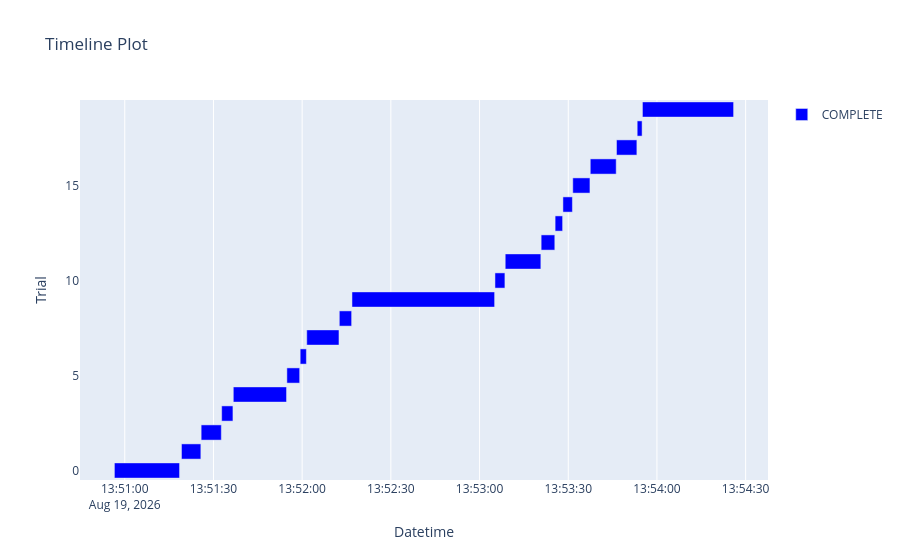

Notebook code cell kept with this figure:
### Code cell
fig = optuna.visualization.plot_timeline(study_2)
fig.write_image("hp_assets/random_search_timeline.png")
fig.show()

### Figure 1 — Plotly figure (JSON) as saved in the notebook; plotly's stock layout.template omitted (floating-point values rounded to 4 significant figures)
{"data": [{"base": ["2026-08-19T13:50:56.497281", "2026-08-19T13:51:19.185288", "2026-08-19T13:51:25.839255", "2026-08-19T13:51:32.775703", "2026-08-19T13:51:36.712563", "2026-08-19T13:51:54.831174", "2026-08-19T13:51:59.330739", "2026-08-19T13:52:01.549729", "2026-08-19T13:52:12.566750", "2026-08-19T13:52:16.850982", "2026-08-19T13:53:05.211732", "2026-08-19T13:53:08.682521", "2026-08-19T13:53:20.834382", "2026-08-19T13:53:25.558430", "2026-08-19T13:53:28.197822", "2026-08-19T13:53:31.528079", "2026-08-19T13:53:37.447974", "2026-08-19T13:53:46.315983", "2026-08-19T13:53:53.315021", "2026-08-19T13:53:55.087746"], "hovertemplate": "%{text}<extra>COMPLETE</extra>", "marker": {"color": "blue"}, "name": "COMPLETE", "orientation": "h", "text": ["{<br>  \"number\": 0,<br>  \"values\": [<br>    2577064.269558633<br>  ],<br>  \"params\": {<br>    \"n_estimators\": 437,<br>    \"max_depth\": 12,<br>    \"learning_rate\": 0.1205712628744377,<br>    \"min_child_weight\": 6,<br>    \"subsample\": 0.6624074561769746,<br>    \"colsample_bytree\": 0.662397808134481<br>  }<br>}", "{<br>  \"number\": 1,<br>  \"values\": [<br>    2559576.340963908<br>  ],<br>  \"params\": {<br>    \"n_estimators\": 152,<br>    \"max_depth\": 11,<br>    \"learning_rate\": 0.07725378389307355,<br>    \"min_child_weight\": 8,<br>    \"subsample\": 0.608233797718321,<br>    \"colsample_bytree\": 0.9879639408647978<br>  }<br>}", "{<br>  \"number\": 2,<br>  \"values\": [<br>    2690275.637512181<br>  ],<br>  \"params\": {<br>    \"n_estimators\": 850,<br>    \"max_depth\": 5,<br>    \"learning_rate\": 0.01855998084649059,<br>    \"min_child_weight\": 2,<br>    \"subsample\": 0.7216968971838151,<br>    \"colsample_bytree\": 0.8099025726528951<br>  }<br>}", "{<br>  \"number\": 3,<br>  \"values\": [<br>    2603175.4972862145<br>  ],<br>  \"params\": {<br>    \"n_estimators\": 489,<br>    \"max_depth\": 5,<br>    \"learning_rate\": 0.08012737503998542,<br>    \"min_child_weight\": 2,<br>    \"subsample\": 0.7168578594140873,<br>    \"colsample_bytree\": 0.7465447373174767<br>  }<br>}", "{<br>  \"number\": 4,<br>  \"values\": [<br>    2523679.516789281<br>  ],<br>  \"params\": {<br>    \"n_estimators\": 510,<br>    \"max_depth\": 10,<br>    \"learning_rate\": 0.019721610970574007,<br>    \"min_child_weight\": 6,<br>    \"subsample\": 0.836965827544817,<br>    \"colsample_bytree\": 0.6185801650879991<br>  }<br>}", "{<br>  \"number\": 5,<br>  \"values\": [<br>    2889767.2525476217<br>  ],<br>  \"params\": {<br>    \"n_estimators\": 647,<br>    \"max_depth\": 4,<br>    \"learning_rate\": 0.012476394272569451,<br>    \"min_child_weight\": 10,<br>    \"subsample\": 0.9862528132298237,<br>    \"colsample_bytree\": 0.9233589392465844<br>  }<br>}", "{<br>  \"number\": 6,<br>  \"values\": [<br>    2764758.906322028<br>  ],<br>  \"params\": {<br>    \"n_estimators\": 374,<br>    \"max_depth\": 3,<br>    \"learning_rate\": 0.1024932221692416,<br>    \"min_child_weight\": 5,<br>    \"subsample\": 0.6488152939379115,<br>    \"colsample_bytree\": 0.798070764044508<br>  }<br>}", "{<br>  \"number\": 7,<br>  \"values\": [<br>    2692032.0229277336<br>  ],<br>  \"params\": {<br>    \"n_estimators\": 130,<br>    \"max_depth\": 12,<br>    \"learning_rate\": 0.024112898115291985,<br>    \"min_child_weight\": 7,<br>    \"subsample\": 0.7246844304357644,<br>    \"colsample_bytree\": 0.8080272084711243<br>  }<br>}", "{<br>  \"number\": 8,<br>  \"values\": [<br>    2584486.040126963<br>  ],<br>  \"params\": {<br>    \"n_estimators\": 592,<br>    \"max_depth\": 4,<br>    \"learning_rate\": 0.27051668818999286,<br>    \"min_child_weight\": 8,<br>    \"subsample\": 0.9757995766256756,<br>    \"colsample_bytree\": 0.9579309401710595<br>  }<br>}", "{<br>  \"number\": 9,<br>  \"values\": [<br>    2524469.232011013<br>  ],<br>  \"params\": {<br>    \"n_estimators\": 638,<br>    \"max_depth\": 12,<br>    \"learning_rate\": 0.01351182947645082,<br>    \"min_child_weight\": 2,<br>    \"subsample\": 0.6180909155642152,<br>    \"colsample_bytree\": 0.7301321323053057<br>  }<br>}", "{<br>  \"number\": 10,<br>  \"values\": [<br>    2586341.614709279<br>  ],<br>  \"params\": {<br>    \"n_estimators\": 450,<br>    \"max_depth\": 5,<br>    \"learning_rate\": 0.16755052359850303,<br>    \"min_child_weight\": 4,<br>    \"subsample\": 0.7123738038749523,<br>    \"colsample_bytree\": 0.8170784332632994<br>  }<br>}", "{<br>  \"number\": 11,<br>  \"values\": [<br>    2739675.164929785<br>  ],<br>  \"params\": {<br>    \"n_estimators\": 226,<br>    \"max_depth\": 11,<br>    \"learning_rate\": 0.012886065671894011,<br>    \"min_child_weight\": 10,<br>    \"subsample\": 0.908897907718663,<br>    \"colsample_bytree\": 0.679486272613669<br>  }<br>}", "{<br>  \"number\": 12,<br>  \"values\": [<br>    2534469.3049037717<br>  ],<br>  \"params\": {<br>    \"n_estimators\": 104,<br>    \"max_depth\": 11,<br>    \"learning_rate\": 0.11069143219393454,<br>    \"min_child_weight\": 8,<br>    \"subsample\": 0.9085081386743783,<br>    \"colsample_bytree\": 0.6296178606936361<br>  }<br>}", "{<br>  \"number\": 13,<br>  \"values\": [<br>    2626518.114263673<br>  ],<br>  \"params\": {<br>    \"n_estimators\": 422,<br>    \"max_depth\": 4,<br>    \"learning_rate\": 0.18832519048593593,<br>    \"min_child_weight\": 7,<br>    \"subsample\": 0.7323592099410596,<br>    \"colsample_bytree\": 0.6254233401144095<br>  }<br>}", "{<br>  \"number\": 14,<br>  \"values\": [<br>    2543990.0476737767<br>  ],<br>  \"params\": {<br>    \"n_estimators\": 380,<br>    \"max_depth\": 6,<br>    \"learning_rate\": 0.1195960383019184,<br>    \"min_child_weight\": 7,<br>    \"subsample\": 0.9548850970305306,<br>    \"colsample_bytree\": 0.7888859700647797<br>  }<br>}", "{<br>  \"number\": 15,<br>  \"values\": [<br>    2520815.070409665<br>  ],<br>  \"params\": {<br>    \"n_estimators\": 207,<br>    \"max_depth\": 10,<br>    \"learning_rate\": 0.13297554090738672,<br>    \"min_child_weight\": 6,<br>    \"subsample\": 0.9083868719818244,<br>    \"colsample_bytree\": 0.7975182385457563<br>  }<br>}", "{<br>  \"number\": 16,<br>  \"values\": [<br>    2704472.882734036<br>  ],<br>  \"params\": {<br>    \"n_estimators\": 570,<br>    \"max_depth\": 7,<br>    \"learning_rate\": 0.010903028125370985,<br>    \"min_child_weight\": 2,<br>    \"subsample\": 0.6125716742746937,<br>    \"colsample_bytree\": 0.8545641645055122<br>  }<br>}", "{<br>  \"number\": 17,<br>  \"values\": [<br>    2563649.156397463<br>  ],<br>  \"params\": {<br>    \"n_estimators\": 383,<br>    \"max_depth\": 8,<br>    \"learning_rate\": 0.21907142272152816,<br>    \"min_child_weight\": 3,<br>    \"subsample\": 0.7641531692142519,<br>    \"colsample_bytree\": 0.9022204554172195<br>  }<br>}", "{<br>  \"number\": 18,<br>  \"values\": [<br>    2997275.196915886<br>  ],<br>  \"params\": {<br>    \"n_estimators\": 306,<br>    \"max_depth\": 3,<br>    \"learning_rate\": 0.02679156169946617,<br>    \"min_child_weight\": 2,<br>    \"subsample\": 0.9718790609370292,<br>    \"colsample_bytree\": 0.9232481518257668<br>  }<br>}", "{<br>  \"number\": 19,<br>  \"values\": [<br>    2556542.871562124<br>  ],<br>  \"params\": {<br>    \"n_estimators\": 670,<br>    \"max_depth\": 11,<br>    \"learning_rate\": 0.1538583627271404,<br>    \"min_child_weight\": 2,<br>    \"subsample\": 0.9570235993959911,<br>    \"colsample_bytree\": 0.8157368967662603<br>  }<br>}"], "textposition": "none", "type": "bar", "x": [22040.0, 6552.0, 6827.0, 3816.0, 18010.0, 4329.0, 2105.0, 10900.0, 4166.0, 48250.0, 3363.0, 12050.0, 4618.0, 2534.0, 3209.0, 5811.0, 8770.0, 6896.0, 1661.0, 30840.0], "y": [0, 1, 2, 3, 4, 5, 6, 7, 8, 9, 10, 11, 12, 13, 14, 15, 16, 17, 18, 19]}], "layout": {"showlegend": true, "title": {"text": "Timeline Plot"}, "xaxis": {"title": {"text": "Datetime"}, "type": "date"}, "yaxis": {"title": {"text": "Trial"}}}}
